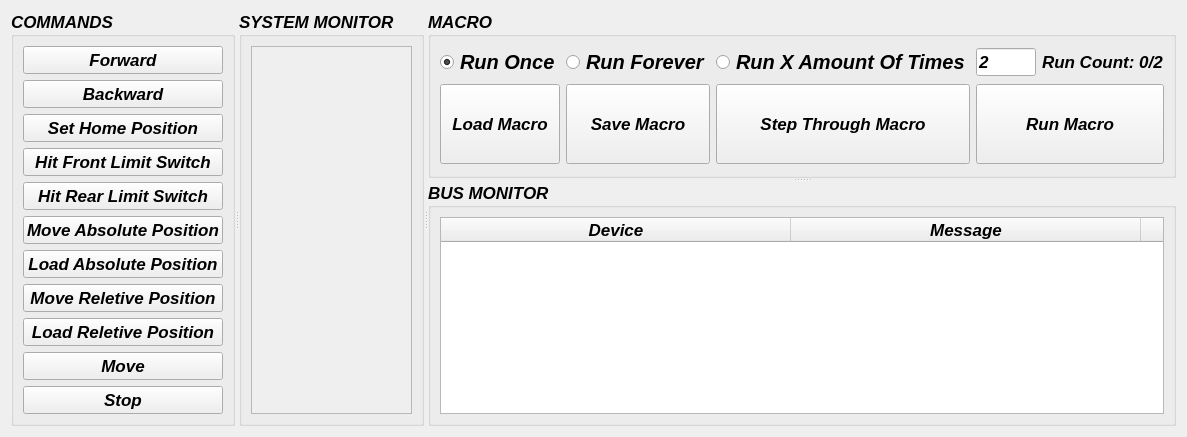
      <widget class="QWidget" name="page">
       <layout class="QVBoxLayout" name="verticalLayout_3">
        <item>
         <widget class="QSplitter" name="splitter_4">
          <property name="orientation">
           <enum>Qt::Orientation::Horizontal</enum>
          </property>
          <widget class="QGroupBox" name="groupBox">
           <property name="maximumSize">
            <size>
             <width>16777215</width>
             <height>16777215</height>
            </size>
           </property>
           <property name="font">
            <font>
             <pointsize>13</pointsize>
             <italic>true</italic>
             <bold>true</bold>
            </font>
           </property>
           <property name="title">
            <string>COMMANDS</string>
           </property>
           <layout class="QVBoxLayout" name="verticalLayout_2">
            <item>
             <widget class="QPushButton" name="forward_btn">
              <property name="sizePolicy">
               <sizepolicy hsizetype="Minimum" vsizetype="Preferred">
                <horstretch>0</horstretch>
                <verstretch>0</verstretch>
               </sizepolicy>
              </property>
              <property name="font">
               <font>
                <pointsize>13</pointsize>
                <italic>true</italic>
                <bold>true</bold>
               </font>
              </property>
              <property name="text">
               <string>Forward</string>
              </property>
             </widget>
            </item>
            <item>
             <widget class="QPushButton" name="backward_btn">
              <property name="sizePolicy">
               <sizepolicy hsizetype="Minimum" vsizetype="Preferred">
                <horstretch>0</horstretch>
                <verstretch>0</verstretch>
               </sizepolicy>
              </property>
              <property name="font">
               <font>
                <pointsize>13</pointsize>
                <italic>true</italic>
                <bold>true</bold>
               </font>
              </property>
              <property name="text">
               <string>Backward</string>
              </property>
             </widget>
            </item>
            <item>
             <widget class="QPushButton" name="set_home_btn">
              <property name="sizePolicy">
               <sizepolicy hsizetype="Minimum" vsizetype="Preferred">
                <horstretch>0</horstretch>
                <verstretch>0</verstretch>
               </sizepolicy>
              </property>
              <property name="font">
               <font>
                <pointsize>13</pointsize>
                <italic>true</italic>
                <bold>true</bold>
               </font>
              </property>
              <property name="text">
               <string>Set Home Position</string>
              </property>
             </widget>
            </item>
            <item>
             <widget class="QPushButton" name="front_lmt_btn">
              <property name="sizePolicy">
               <sizepolicy hsizetype="Minimum" vsizetype="Preferred">
                <horstretch>0</horstretch>
                <verstretch>0</verstretch>
               </sizepolicy>
              </property>
              <property name="font">
               <font>
                <pointsize>13</pointsize>
                <italic>true</italic>
                <bold>true</bold>
               </font>
              </property>
              <property name="text">
               <string>Hit Front Limit Switch</string>
              </property>
             </widget>
            </item>
            <item>
             <widget class="QPushButton" name="rear_lmt_btn">
              <property name="sizePolicy">
               <sizepolicy hsizetype="Minimum" vsizetype="Preferred">
                <horstretch>0</horstretch>
                <verstretch>0</verstretch>
               </sizepolicy>
              </property>
              <property name="font">
               <font>
                <pointsize>13</pointsize>
                <italic>true</italic>
                <bold>true</bold>
               </font>
              </property>
              <property name="text">
               <string>Hit Rear Limit Switch</string>
              </property>
             </widget>
            </item>
            <item>
             <widget class="QPushButton" name="move_abs_btn">
              <property name="sizePolicy">
               <sizepolicy hsizetype="Minimum" vsizetype="Preferred">
                <horstretch>0</horstretch>
                <verstretch>0</verstretch>
               </sizepolicy>
              </property>
              <property name="font">
               <font>
                <pointsize>13</pointsize>
                <italic>true</italic>
                <bold>true</bold>
               </font>
              </property>
              <property name="text">
               <string>Move Absolute Position</string>
              </property>
             </widget>
            </item>
            <item>
             <widget class="QPushButton" name="load_abs_btn">
              <property name="sizePolicy">
               <sizepolicy hsizetype="Minimum" vsizetype="Preferred">
                <horstretch>0</horstretch>
                <verstretch>0</verstretch>
               </sizepolicy>
              </property>
              <property name="font">
               <font>
                <pointsize>13</pointsize>
                <italic>true</italic>
                <bold>true</bold>
               </font>
              </property>
              <property name="text">
               <string>Load Absolute Position</string>
              </property>
             </widget>
            </item>
            <item>
             <widget class="QPushButton" name="move_rel_btn">
              <property name="sizePolicy">
               <sizepolicy hsizetype="Minimum" vsizetype="Preferred">
                <horstretch>0</horstretch>
                <verstretch>0</verstretch>
               </sizepolicy>
              </property>
              <property name="font">
               <font>
                <pointsize>13</pointsize>
                <italic>true</italic>
                <bold>true</bold>
               </font>
              </property>
              <property name="text">
               <string>Move Reletive Position</string>
              </property>
             </widget>
            </item>
            <item>
             <widget class="QPushButton" name="load_rel_btn">
              <property name="sizePolicy">
               <sizepolicy hsizetype="Minimum" vsizetype="Preferred">
                <horstretch>0</horstretch>
                <verstretch>0</verstretch>
               </sizepolicy>
              </property>
              <property name="font">
               <font>
                <pointsize>13</pointsize>
                <italic>true</italic>
                <bold>true</bold>
               </font>
              </property>
              <property name="text">
               <string>Load Reletive Position</string>
              </property>
             </widget>
            </item>
            <item>
             <widget class="QPushButton" name="move_btn">
              <property name="sizePolicy">
               <sizepolicy hsizetype="Minimum" vsizetype="Preferred">
                <horstretch>0</horstretch>
                <verstretch>0</verstretch>
               </sizepolicy>
              </property>
              <property name="font">
               <font>
                <pointsize>13</pointsize>
                <italic>true</italic>
                <bold>true</bold>
               </font>
              </property>
              <property name="text">
               <string>Move</string>
              </property>
             </widget>
            </item>
            <item>
             <widget class="QPushButton" name="stop_btn">
              <property name="sizePolicy">
               <sizepolicy hsizetype="Minimum" vsizetype="Preferred">
                <horstretch>0</horstretch>
                <verstretch>0</verstretch>
               </sizepolicy>
              </property>
              <property name="font">
               <font>
                <pointsize>13</pointsize>
                <italic>true</italic>
                <bold>true</bold>
               </font>
              </property>
              <property name="text">
               <string>Stop</string>
              </property>
             </widget>
            </item>
           </layout>
          </widget>
          <widget class="QSplitter" name="splitter_2">
           <property name="orientation">
            <enum>Qt::Orientation::Horizontal</enum>
           </property>
           <widget class="QGroupBox" name="system_monitor">
            <property name="sizePolicy">
             <sizepolicy hsizetype="Expanding" vsizetype="Preferred">
              <horstretch>0</horstretch>
              <verstretch>0</verstretch>
             </sizepolicy>
            </property>
            <property name="minimumSize">
             <size>
              <width>0</width>
              <height>0</height>
             </size>
            </property>
            <property name="baseSize">
             <size>
              <width>800</width>
              <height>0</height>
             </size>
            </property>
            <property name="font">
             <font>
              <pointsize>13</pointsize>
              <italic>true</italic>
              <bold>true</bold>
             </font>
            </property>
            <property name="title">
             <string>SYSTEM MONITOR</string>
            </property>
            <layout class="QVBoxLayout" name="verticalLayout_5">
             <item>
              <widget class="QScrollArea" name="scrollArea">
               <property name="sizePolicy">
                <sizepolicy hsizetype="Expanding" vsizetype="Expanding">
                 <horstretch>0</horstretch>
                 <verstretch>1</verstretch>
                </sizepolicy>
               </property>
               <property name="minimumSize">
                <size>
                 <width>0</width>
                 <height>0</height>
                </size>
               </property>
               <property name="horizontalScrollBarPolicy">
                <enum>Qt::ScrollBarPolicy::ScrollBarAlwaysOff</enum>
               </property>
               <property name="widgetResizable">
                <bool>true</bool>
               </property>
               <widget class="QWidget" name="system_monitor_scroll">
                <property name="geometry">
                 <rect>
                  <x>0</x>
                  <y>0</y>
                  <width>152</width>
                  <height>943</height>
                 </rect>
                </property>
                <layout class="QVBoxLayout" name="verticalLayout_4"/>
               </widget>
              </widget>
             </item>
            </layout>
           </widget>
           <widget class="QSplitter" name="splitter">
            <property name="orientation">
             <enum>Qt::Orientation::Horizontal</enum>
            </property>
            <widget class="QSplitter" name="splitter_3">
             <property name="orientation">
              <enum>Qt::Orientation::Vertical</enum>
             </property>
             <widget class="QGroupBox" name="macro_group_box">
              <property name="font">
               <font>
                <pointsize>13</pointsize>
                <italic>true</italic>
                <bold>true</bold>
               </font>
              </property>
              <property name="title">
               <string>MACRO</string>
              </property>
              <layout class="QGridLayout" name="gridLayout_4" columnstretch="1,1,1,0,1">
               <item row="0" column="2">
                <widget class="QRadioButton" name="run_variable_rb">
                 <property name="font">
                  <font>
                   <pointsize>15</pointsize>
                   <italic>true</italic>
                   <bold>true</bold>
                  </font>
                 </property>
                 <property name="text">
                  <string>Run X Amount Of Times</string>
                 </property>
                </widget>
               </item>
               <item row="0" column="0">
                <widget class="QRadioButton" name="run_once_rb">
                 <property name="font">
                  <font>
                   <pointsize>15</pointsize>
                   <italic>true</italic>
                   <bold>true</bold>
                  </font>
                 </property>
                 <property name="text">
                  <string>Run Once</string>
                 </property>
                 <property name="checked">
                  <bool>true</bool>
                 </property>
                </widget>
               </item>
               <item row="2" column="0">
                <widget class="QPushButton" name="load_macro_btn">
                 <property name="sizePolicy">
                  <sizepolicy hsizetype="Minimum" vsizetype="Preferred">
                   <horstretch>0</horstretch>
                   <verstretch>0</verstretch>
                  </sizepolicy>
                 </property>
                 <property name="text">
                  <string>Load Macro</string>
                 </property>
                </widget>
               </item>
               <item row="0" column="3">
                <widget class="QLineEdit" name="variable_amount_value">
                 <property name="sizePolicy">
                  <sizepolicy hsizetype="Preferred" vsizetype="Fixed">
                   <horstretch>0</horstretch>
                   <verstretch>0</verstretch>
                  </sizepolicy>
                 </property>
                 <property name="text">
                  <string>2</string>
                 </property>
                </widget>
               </item>
               <item row="2" column="1">
                <widget class="QPushButton" name="save_macro_btn">
                 <property name="minimumSize">
                  <size>
                   <width>0</width>
                   <height>80</height>
                  </size>
                 </property>
                 <property name="text">
                  <string>Save Macro</string>
                 </property>
                </widget>
               </item>
               <item row="0" column="1">
                <widget class="QRadioButton" name="run_forever_rb">
                 <property name="font">
                  <font>
                   <pointsize>15</pointsize>
                   <italic>true</italic>
                   <bold>true</bold>
                  </font>
                 </property>
                 <property name="text">
                  <string>Run Forever</string>
                 </property>
                </widget>
               </item>
               <item row="2" column="2">
                <widget class="QPushButton" name="step_macro_btn">
                 <property name="minimumSize">
                  <size>
                   <width>0</width>
                   <height>80</height>
                  </size>
                 </property>
                 <property name="text">
                  <string>Step Through Macro</string>
                 </property>
                </widget>
               </item>
               <item row="0" column="4">
                <widget class="QLabel" name="run_count">
                 <property name="text">
                  <string>Run Count: 0/2</string>
                 </property>
                </widget>
               </item>
               <item row="2" column="3" colspan="2">
                <widget class="QPushButton" name="run_macro_btn">
                 <property name="sizePolicy">
                  <sizepolicy hsizetype="Minimum" vsizetype="Preferred">
                   <horstretch>0</horstretch>
                   <verstretch>0</verstretch>
                  </sizepolicy>
                 </property>
                 <property name="minimumSize">
                  <size>
                   <width>0</width>
                   <height>80</height>
                  </size>
                 </property>
                 <property name="text">
                  <string>Run Macro</string>
                 </property>
                </widget>
               </item>
              </layout>
             </widget>
             <widget class="QGroupBox" name="groupBox_4">
              <property name="sizePolicy">
               <sizepolicy hsizetype="Expanding" vsizetype="Expanding">
                <horstretch>0</horstretch>
                <verstretch>0</verstretch>
               </sizepolicy>
              </property>
              <property name="maximumSize">
               <size>
                <width>16777215</width>
                <height>16777215</height>
               </size>
              </property>
              <property name="font">
               <font>
                <pointsize>13</pointsize>
                <italic>true</italic>
                <bold>true</bold>
               </font>
              </property>
              <property name="title">
               <string>BUS MONITOR</string>
              </property>
              <layout class="QGridLayout" name="gridLayout_3">
               <item row="0" column="0">
                <widget class="QTableWidget" name="com_bus_table">
                 <property name="enabled">
                  <bool>true</bool>
                 </property>
                 <property name="horizontalScrollBarPolicy">
                  <enum>Qt::ScrollBarPolicy::ScrollBarAlwaysOff</enum>
                 </property>
                 <property name="editTriggers">
                  <set>QAbstractItemView::EditTrigger::NoEditTriggers</set>
                 </property>
                 <property name="alternatingRowColors">
                  <bool>true</bool>
                 </property>
                 <attribute name="horizontalHeaderCascadingSectionResizes">
                  <bool>true</bool>
                 </attribute>
                 <attribute name="horizontalHeaderDefaultSectionSize">
                  <number>350</number>
                 </attribute>
                 <attribute name="horizontalHeaderStretchLastSection">
                  <bool>true</bool>
                 </attribute>
                 <column>
                  <property name="text">
                   <string>Device</string>
                  </property>
                  <property name="font">
                   <font>
                    <pointsize>13</pointsize>
                   </font>
                  </property>
                 </column>
                 <column>
                  <property name="text">
                   <string>Message</string>
                  </property>
                  <property name="font">
                   <font>
                    <pointsize>13</pointsize>
                   </font>
                  </property>
                 </column>
                 <column>
                  <property name="text">
                   <string>Time Stamp</string>
                  </property>
                 </column>
                </widget>
               </item>
              </layout>
             </widget>
            </widget>
           </widget>
          </widget>
         </widget>
        </item>
       </layout>
      </widget>
